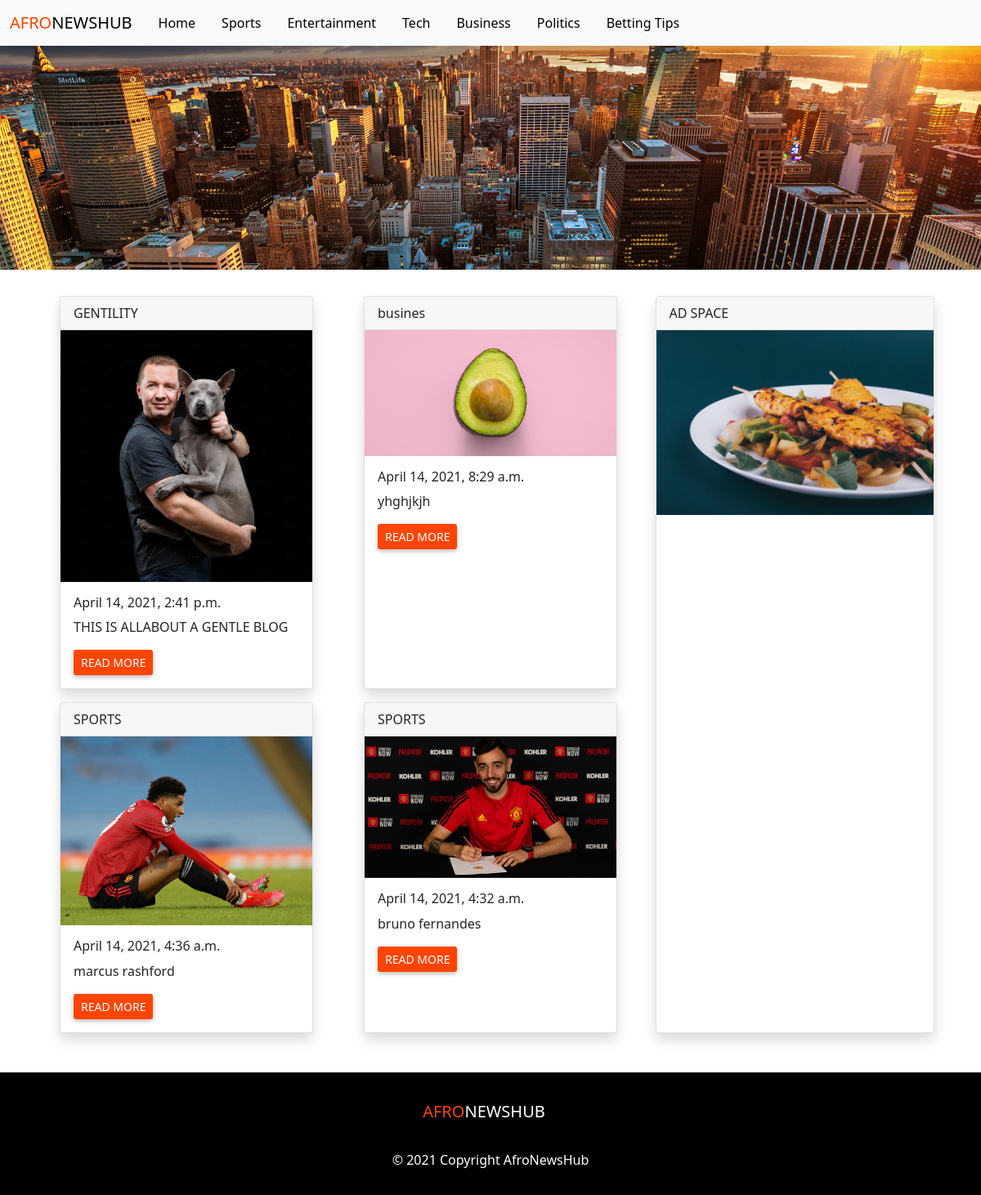
The page / on the database its author committed.
### core/models.py (models this page shows, shortened)
class Post(models.Model):
    category = models.CharField(max_length=200)
    slug = models.SlugField()
    image = models.ImageField(blank=True, default='default.jpg', upload_to = 'media/')
    date_added = models.DateTimeField(auto_now_add=True)
    intro = models.TextField()
    body = models.TextField()
    class Meta:
        ordering = ['-date_added']

### core/views.py (the view)
# urls.py: path('', views.index, name = 'index'),
def index(request):
    posts = Post.objects.all( )
    return render(request, 'main/index.html', {'posts': posts})

### templates/main/index.html (shortened to what this page needs)
{% extends 'main/base.html' %}
{% load static %}
{% block content %}
<main class="container d-flex justify-content-between flex-wrap mt-3">
  <div class="d-flex justify-content-around flex-wrap col-md-8">
    {% for post in posts %}
    <div class="card col-md-5 mt-3 shadow" style="max-width: 540px">
      <div class=" g-0">
        <div class="card-header ">{{post.category}}</div>
        <div class="col-md-12">
          <img src="{{post.image.url}}" alt="{{post.category}}"
            class="img-fluid" style="height: 100%;width: 100%;" />
        </div>
        <div class="col-md-12">
          <div class="card-body">
            <h6 class="card-title">{{post.date_added}}</span></h6>
            <p class="card-text">
              {{ post.intro }}
            </p>
            <a href="{% url 'post' post.slug %}" class="btn btn-sm" style="background-color: orangered; color: white;">Read more</a>
          </div>
        </div>
      </div>
    </div>
    {% endfor %}
  </div>
<div class="d-flex col-md-4 justify-content-center">
    <div class="bg-image col-md-11 border  mt-3 rounded shadow">
      <div class="card-header">AD SPACE</div>
      <img class="img-fluid" src="img/sam-moqadam-ZxRHv6epgMQ-unsplash.jpg">
</div>
</div>
</main>
{% endblock %}

### templates/main/base.html (shortened to what this page needs)
{% load static %}
<!DOCTYPE html>
<html lang="en">
<head>
  <link rel="stylesheet" href="{% static 'css/mdb.min.css' %}" />
  <link rel="stylesheet" href="{% static 'css/bootstrap.min.css' %}" />
</head>
<body>
{% include 'partials/_header.html' %}
{% block content %}
{% endblock %}
{% include 'partials/_footer.html' %}
</body>
</html>

### templates/partials/_header.html (shortened to what this page needs)
{% load static %}
{% block content %}
<header>
    <nav class="navbar navbar-expand-lg navbar-light bg-light fixed-top">
        <div class="container-fluid">
            <a class="navbar-brand" href="index.html" style="color: orangered;">AFRO <span
                    style="color: black;">NEWSHUB</span></a>
            <div class="collapse navbar-collapse" id="Afronavbar">
                <a class="nav-link hover-shadow rounded " href="{% url 'index' %}" style="color:black;"> Home</a>
                <a class="nav-link hover-shadow rounded " href="#" style="color:black;"> Sports</a>
                <a class="nav-link hover-shadow rounded " href="#" style="color: black;"> Entertainment</a>
                <a class="nav-link hover-shadow rounded " href="#" style="color: black;"> Tech</a>
                <a class="nav-link hover-shadow rounded " href="#" style="color: black;"> Business</a>
                <a class="nav-link hover-shadow rounded " href="#" style="color: black;"> Politics</a>
                <a class="nav-link hover-shadow rounded " href="{% url 'predictions' %}" style="color: black;"> Betting Tips</a>
            </div>
    </nav>
    <div class="p-5 text-center bg-image"
        style="background-image: url('{%static 'img/wp4676578-4k-pc-wallpapers.jpg' %}'); height: 300px; margin-top: 30px;">
    </div>
</header>
{% endblock %}

### templates/partials/_footer.html (shortened to what this page needs)
{% load static %}
{% block content %}
<footer class="text-center text-white bg-black mt-5 p-4" style="margin-bottom: -25px;">
    <div class="container p-1 d-flex flex-column align-items-center">
        <a class="navbar-brand" href="index.html" style="color: orangered;">AFRO <span style="color: white;">NEWSHUB</span></a>
      <section class="">
        <a class="btn btn-lg text-light m-1" href="#!" role="button" data-mdb-ripple-color="dark">
        </a>
        <a class="btn btn-lg text-light m-1" href="#!" role="button" data-mdb-ripple-color="dark">
        </a>
        <a class="btn btn-lg text-light m-1" href="#!" role="button" data-mdb-ripple-color="dark">
        </a>
        <a class="btn btn-lg text-light m-1" href="#!" role="button" data-mdb-ripple-color="dark">
        </a>
    </div>
    <div class="text-center text-white" style="background-color: rgb(0, 0, 0);">
      <h6 class="text-white"> © 2021 Copyright AfroNewsHub</h6>
    </div>
  </footer>
  {% endblock %}

### rows shown on the page
Post: category "GENTILITY", image (picture), date_added "April 14, 2021, 2:41 p.m.", intro "THIS IS ALLABOUT A GENTLE BLOG"
Post: category "busines", image (picture), date_added "April 14, 2021, 8:29 a.m.", intro "yhghjkjh"
Post: category "SPORTS", image (picture), date_added "April 14, 2021, 4:36 a.m.", intro "marcus rashford"
Post: category "SPORTS", image (picture), date_added "April 14, 2021, 4:32 a.m.", intro "bruno fernandes"
